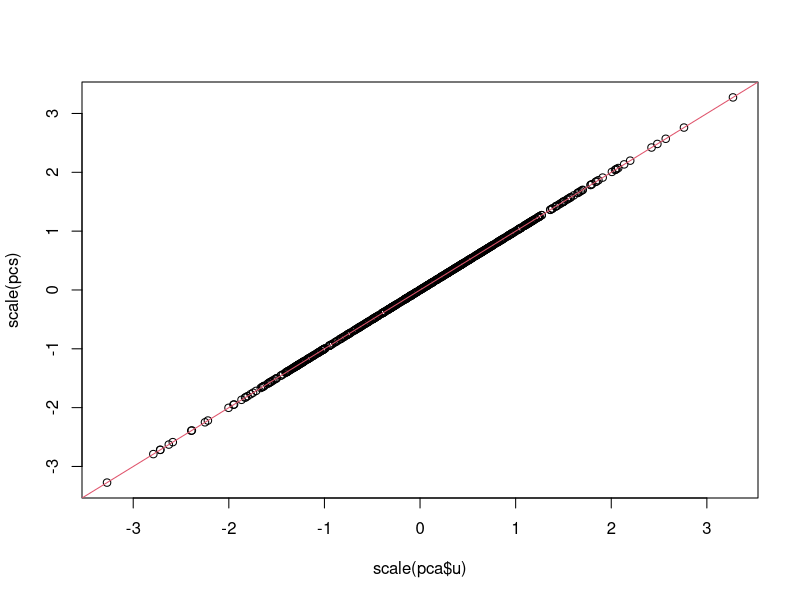
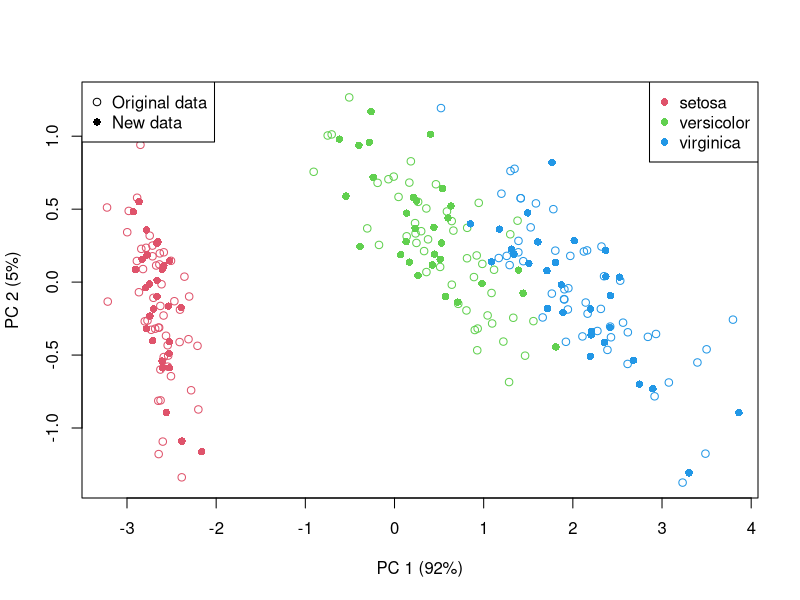

These charts were generated, in order, by the following R code:
# http://stats.stackexchange.com/questions/87307/predict-only-the-first-n-principal-components-in-a-pca-analysis
# using only selected attributes for prediction

library(MASS)

################
###train data###
################
data(iris)
dat <- as.matrix(iris[,-5])

##############
###new data###
##############
#here is some new data that has the same covariances bewteen variables ar the iris data set
require(MASS)
setosa.mean <- apply(iris[iris$Species=="setosa",-5], 2, mean)
setosa.cov <- cov(iris[iris$Species=="setosa",-5])

versicolor.mean <- apply(iris[iris$Species=="versicolor",-5], 2, mean)
versicolor.cov <- cov(iris[iris$Species=="versicolor",-5])

virginica.mean <- apply(iris[iris$Species=="virginica",-5], 2, mean)
virginica.cov <- cov(iris[iris$Species=="virginica",-5])

set.seed(1)
n <- 30
newdat <- as.data.frame(
    rbind(
        mvrnorm(n, setosa.mean, setosa.cov),
        mvrnorm(n, versicolor.mean, versicolor.cov),
        mvrnorm(n, virginica.mean, virginica.cov)
    )
)
newdat <- cbind(newdat, SPP=rep(c("setosa", "versicolor", "virginica"), each=n))
head(newdat)



##############
###full pca###
##############
#scale data
dat.sc <- scale(dat, center=TRUE, scale=FALSE)

#PCA
pca <- svd(dat.sc)
pcs <- dat.sc %*% pca$v # results are similar to pca$u but includes the units contained in pca$d
plot(scale(pca$u), scale(pcs)); abline(0,1,col=2) # demonstration of the similarity of pca$u and pcs

#prediction
keep <- 1:2 # there are many ways to define which PCs you want to use for prediction (e.g. "tol" setting in prcomp)

newdat.sc <- scale(newdat[,1:4], center=attr(dat.sc, "scaled:center"), scale=FALSE) # you must use the variable centering and scaling from the original data
pred <- newdat.sc %*% pca$v[,keep]


###Plot PCs 1 & 2 for orig. and new data
COL <- 2:4
plot(pcs, col=COL[iris$Species], cex=1, xlab=paste0("PC 1", " (", round(pca$d[1]^2/sum(pca$d^2)*100,0), "%)"), ylab=paste0("PC 2", " (", round(pca$d[2]^2/sum(pca$d^2)*100,0), "%)"))
points(pred, col=COL[match(newdat$SPP, levels(iris$Species))], pch=16)
legend("topright", legend=levels(iris$Species), col=COL, pch=16)
legend("topleft", legend=c("Original data", "New data"), col=1, pch=c(1,16))